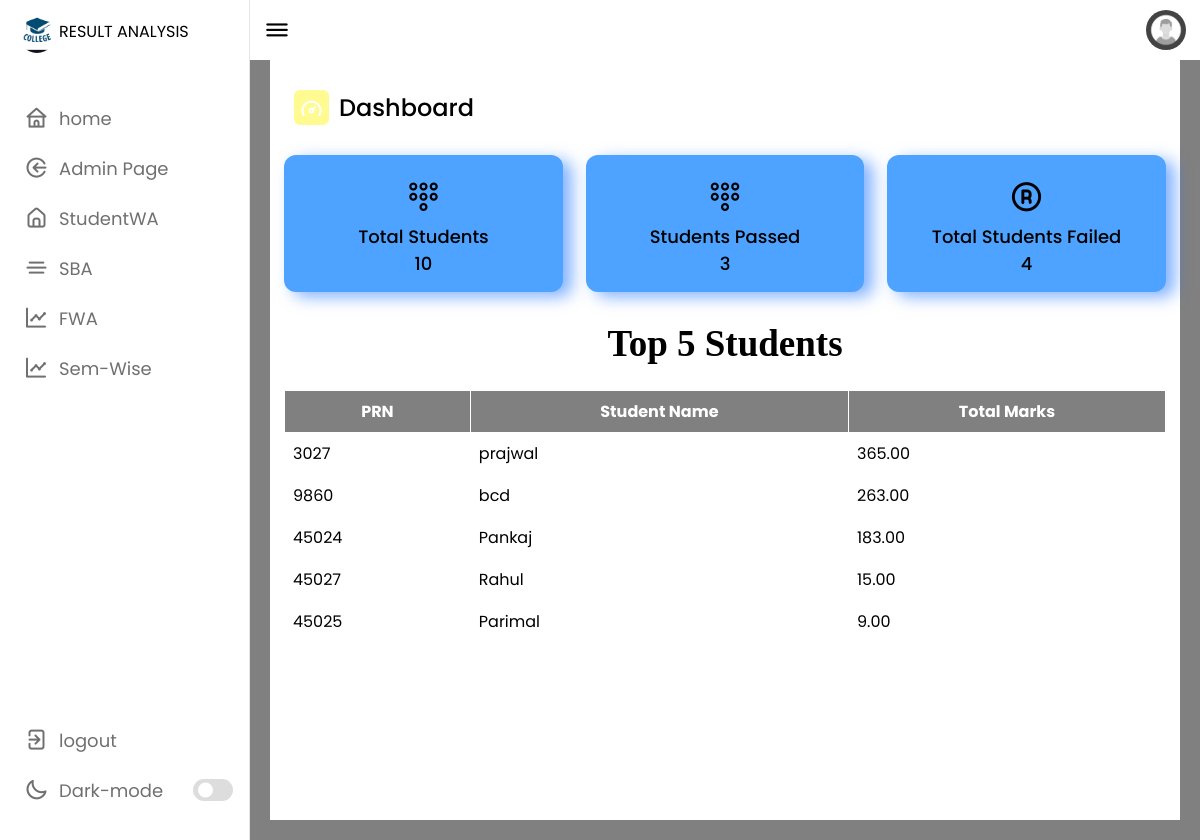
The page / on the database its author committed.
### tables this page shows
CREATE TABLE `students` (
  `prn` int(11) NOT NULL,
  `student_name` varchar(255) DEFAULT NULL,
  `student_email` varchar(255) DEFAULT NULL,
  `date_of_birth` date DEFAULT NULL,
  `admi_year` int(11) NOT NULL,
  `total_marks` decimal(7,2) DEFAULT NULL
);

### index.php (the view, shortened to what this page needs)
<?php
@include 'conn.php';
$topStudentsQuery = "SELECT s.prn, s.student_name, SUM(m.marks_obtained) AS total_marks
                     FROM students s
                     JOIN marks m ON s.prn = m.prn
                     GROUP BY s.prn
                     ORDER BY total_marks DESC
                     LIMIT 5";
$topStudentsResult = mysqli_query($conn, $topStudentsQuery);
$sqlFailed = "SELECT COUNT(*) AS total_failed FROM (
    SELECT s.prn
    FROM students s
    JOIN marks m ON s.prn = m.prn
    GROUP BY s.prn
    HAVING AVG(m.marks_obtained) < 40
) AS failed";
$resultFailed = mysqli_query($conn, $sqlFailed);
$rowFailed = mysqli_fetch_assoc($resultFailed);
$totalFailed = $rowFailed['total_failed'];
$sql = "SELECT COUNT(*) AS total_students FROM students";
$result = mysqli_query($conn, $sql);
$row = mysqli_fetch_assoc($result);
$totalStudents = $row['total_students'];
$sqlPassed = "SELECT COUNT(*) AS total_passed FROM (
                    SELECT s.prn
                    FROM students s
                    JOIN marks m ON s.prn = m.prn
                    GROUP BY s.prn
                    HAVING AVG(m.marks_obtained) >= 40
                ) AS passed";
$resultPassed = mysqli_query($conn, $sqlPassed);
$rowPassed = mysqli_fetch_assoc($resultPassed);
$totalPassed = $rowPassed['total_passed'];
?>
<!DOCTYPE html>
<html lang="en">
<head>
    <link rel="stylesheet" href="css/style.css">
    <link rel="stylesheet" href="https://unicons.iconscout.com/release/v4.0.0/css/line.css">
</head>
<body>
    <nav>
        <div class="logo-name">
            <div class="logo-image">
                <img src="logo.png"  alt="">
            </div>
             <span class="logo name">RESULT ANALYSIS</span>
        </div>
        <div class="menu-items">
            <ul class="nav-links">
                <li>
                    <a href="index.php">
                        <i class="uil uil-home"></i>
                      <span class="link-name">home</span>
                    </a>
                </li>
                <li>
                    <a href="adminlogin/index.php">
                        <i class="uil uil-sign-in-alt"></i>
                      <span class="link-name">Admin Page</span>
                    </a>
                </li>
                <li>
                    <a href="studentwise.php">
                      <i class="uil uil-estate"></i>
                      <span class="link-name">StudentWA</span>
                    </a>
                </li>
                <li>
                    <a href="subjectwise.php">
                        <i class="uil uil-align-center-alt"></i>
                      <span class="link-name">SBA</span>
                    </a>
                </li>
                <li>
                    <a href="facultywise.php">
                        <i class="uil uil-chart-line"></i>
                      <span class="link-name">FWA</span>
                    </a>
                </li>
                <li>
                    <a href="semisterWise.php">
                        <i class="uil uil-chart-line"></i>
                      <span class="link-name">Sem-Wise</span>
                    </a>
                </li>
            </ul>
            <ul class="logout-mod">
                <li>
                    <a href="#">
                        <i class="uil uil-signout"></i>
                      <span class="link-name">logout</span>
                    </a>
                </li>
                <li class="mode">
                    <a href="#">
                        <i class="uil uil-moon"></i>
                      <span class="link-name">Dark-mode</span>
                    </a>
                <div class="mode-toggle">
                    <span class="switch"></span>
                </div>
                </li>
            </ul>
        </div>
    </nav>
    <section class="dashboard">
        <div class="top">
            <i class="uil uil-bars sidebar-toggle"></i>
            <img src="profile.jpg" alt="">
        </div>
        <div class="dash-content">
            <div class="overview">
                <div class="title">
                    <i class="uil uil-tachometer-fast-alt"></i>
                    <span class="text">Dashboard</span>
                </div>
                <div class="boxes">
                <div class="box box1  ">
                    <i class="uil uil-dialpad-alt"></i>
                    <span class="text">Total Students</span>
                    <span class="number"><?php echo $totalStudents; ?></span>
                </div>
                <div class="box box2  ">
                    <i class="uil uil-dialpad-alt"></i>
                    <span class="text">Students Passed</span>
                    <span class="number"><?php echo $totalPassed; ?></span>
                </div>
                    <div class="box box3">
                        <i class="uil uil-registered"></i>
                        <span class="text">Total Students Failed</span>
                        <span class="number"><?php echo $totalFailed; ?></span>
                    </div>
                </div>
            </div>
            </div>
            <div class="activity">
            <h2 class="top5">Top 5 Students</h2>
    <table>
        <tr>
            <th>PRN</th>
            <th>Student Name</th>
            <th>Total Marks</th>
        </tr>
        <?php
        while ($row = mysqli_fetch_assoc($topStudentsResult)) {
            $prn = $row['prn'];
            $studentName = $row['student_name'];
            $totalMarks = $row['total_marks'];
            echo "<tr>";
            echo "<td>$prn</td>";
            echo "<td>$studentName</td>";
            echo "<td>$totalMarks</td>";
            echo "</tr>";
        }
        ?>
    </table>
                </div>
    </section>
</body>
</html>

### css/style.css (style rules this page uses)
* { margin: 0; padding:0; box-sizing: border-box; font-family: 'Poppins', sans-serif; }
:root { --primary-color: #fffb90; --panel-color:#FFF; --text-color:#000; --black-light-color:#707070; --border-color:#e6e5e5; --toggle-color:#DDD; --box1-color:#4DA3FF; --box1-color:#FFE6AC; --box1-color:#4DA3FF; --title-icon-color:#fff; --tran-05:all 0.5s ease; --tran-03:all 0.3s ease; --tran-03:all 0.3 ease; }
body { min-height:100vh; background-color: #fffdbe; }
nav { position:fixed ; top: 0; left: 0; height:100%; width: 250px; padding: 10px 14px; background-color: var(--panel-color); border-right: 1px solid var(--border-color); transition: var(--tran-05); }
nav .logo-name { display: flex; align-items: center; }
nav .logo-image { display: flex; justify-content: center; min-width: 45px; }
nav .logo-image img { width: 40px; object-fit: cover; border-radius: 50%; }
nav .menu-items { margin-top: 40px; height: calc(100% - 98px); display: flex; flex-direction: column; justify-content: space-between; }
.menu-items li { list-style: none; }
.menu-items li a { display: flex; align-items: center; height: 50px; text-decoration: none; position: relative; }
.menu-items li a i { font-size: 24px; min-width: 45px; height: 100%; display: flex; align-items: center; justify-content: center; color: var(--black-light-color); }
.menu-items li a .link-name { font-size: 18px; font-weight: 400; color: var(--black-light-color); transition: var(--tran-05); }
.menu-items .mode { display: flex; align-items: center; white-space: nowrap; }
.menu-items .mode-toggle { position: absolute; right: 14px; height: 50px; min-width: 45px; display: flex; align-items: center; justify-content: center; cursor: pointer; }
.mode-toggle .switch { position: relative; display: inline-block; height: 22px; width: 40px; border-radius: 25px; background-color: var(--toggle-color); }
.switch:before { content: ""; position: absolute; left: 5px; top: 50%; transform: translateY(-50%); height: 15px; width: 15px; background-color: var(--panel-color); border-radius: 50%; transition: var(--tran-03); }
.dashboard { position: relative; left: 250px; background-color: var(--panel-color); min-height: 100vh; width: calc(100% - 250px); padding: 10px 14px; transition: var(--tran-05); }
.dashboard .top { position: fixed; top: 0; left: 250px; display: flex; width: calc(100% - 250px); justify-content: space-between; align-items: center; padding: 10px 14px; background-color: var(--panel-color); transition:var(--tran-05) ; z-index: 10; }
.dashboard .top .sidebar-toggle { font-size: 26px ; color: var(--text-color); cursor: pointer; }
.top img { width: 40px; border-radius: 50%; }
.dashboard .dash-content { padding-top: 20px; }
.dash-content .title { display: flex; align-items: center; margin: 40px 0 30px 10px; }
.dash-content .title i { position: relative; height: 35px; width: 35px; background-color: var(--primary-color); border-radius: 6px; color: var(--title-icon-color); display: flex; align-items: center; justify-content: center; font-size: 24px; }
.dash-content .title .text { font-size: 24px; font-weight: 500; color: var(--text-color); margin-left: 10px; }
.dash-content .boxes { display: flex; align-items: center; justify-content: space-between; flex-wrap: wrap; }
.dash-content .boxes .box { display: flex; flex-direction: column; align-items: center; border-radius: 12px; width: calc(100% / 3 - 15px); padding: 15px 20px; background-color: var(--box1-color); transition: var(--tran-05); box-shadow: 9px 5px 16px 0px rgba(40,123,255,0.58); }
.boxes .box i { font-size: 35px; color: var(--text-color); }
.boxes .box .text { white-space: nowrap; font-size: 18px; font-weight: 500; color: var(--text-color); }
.boxes .box .number { font-size: 18px; font-weight: 500; color: var(--text-color); }

### index.php (style rules this page uses)
body { background: #808080; padding: 20px; }
h2 { color: black; text-align: center; padding: 30px 0px 25px 0px ; font-family: Castellar ; font-size : 37px; }
table { width: 100%; border-collapse: collapse; }
table, th, td { border: 1px solid #FFFFFF; padding: 8px; }
th { background-color: #808080; color: #FFFFFF; }
.title { margin: top 0px; }
.dashboard .dash-content { padding-top: 20px; }
.dash-content .boxes .box { box-shadow: 9px 5px 16px 0px rgba(40,123,255,0.58); }

### rows shown on the page
students: prn "3027", student_name "prajwal", totalMarks "365.00"
students: prn "9860", student_name "bcd", totalMarks "263.00"
students: prn "45024", student_name "Pankaj", totalMarks "183.00"
students: prn "45027", student_name "Rahul", totalMarks "15.00"
students: prn "45025", student_name "Parimal", totalMarks "9.00"

### other values the page prints
$totalStudents "10"
$totalPassed "3"
$totalFailed "4"
